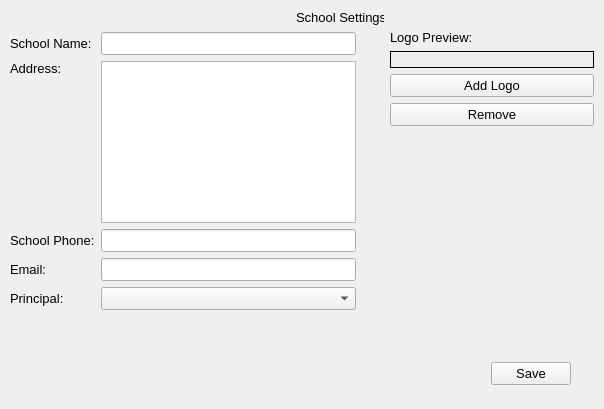
<?xml version="1.0" encoding="UTF-8"?>
<ui version="4.0">
 <class>SchoolSettingsForm</class>
 <widget class="QWidget" name="SchoolSettingsForm">
  <property name="geometry">
   <rect>
    <x>0</x>
    <y>0</y>
    <width>604</width>
    <height>409</height>
   </rect>
  </property>
  <property name="font">
   <font>
    <pointsize>10</pointsize>
   </font>
  </property>
  <property name="windowTitle">
   <string notr="true">School Settings</string>
  </property>
  <widget class="QLabel" name="label">
   <property name="geometry">
    <rect>
     <x>296</x>
     <y>9</y>
     <width>88</width>
     <height>16</height>
    </rect>
   </property>
   <property name="text">
    <string>School Settings</string>
   </property>
  </widget>
  <widget class="QWidget" name="layoutWidget">
   <property name="geometry">
    <rect>
     <x>30</x>
     <y>360</y>
     <width>541</width>
     <height>28</height>
    </rect>
   </property>
   <layout class="QHBoxLayout" name="loSaveButton">
    <item>
     <spacer name="horizontalSpacer">
      <property name="orientation">
       <enum>Qt::Horizontal</enum>
      </property>
      <property name="sizeHint" stdset="0">
       <size>
        <width>40</width>
        <height>20</height>
       </size>
      </property>
     </spacer>
    </item>
    <item>
     <widget class="QPushButton" name="btnSaveSettings">
      <property name="text">
       <string>Save</string>
      </property>
     </widget>
    </item>
   </layout>
  </widget>
  <widget class="QWidget" name="layoutWidget">
   <property name="geometry">
    <rect>
     <x>10</x>
     <y>32</y>
     <width>346</width>
     <height>278</height>
    </rect>
   </property>
   <layout class="QGridLayout" name="loSchoolInfo">
    <item row="2" column="0">
     <widget class="QLabel" name="label_4">
      <property name="text">
       <string>School Phone:</string>
      </property>
     </widget>
    </item>
    <item row="0" column="1">
     <widget class="QLineEdit" name="leSchoolName"/>
    </item>
    <item row="1" column="0" alignment="Qt::AlignTop">
     <widget class="QLabel" name="label_3">
      <property name="text">
       <string>Address:</string>
      </property>
     </widget>
    </item>
    <item row="1" column="1">
     <widget class="QPlainTextEdit" name="teAddress"/>
    </item>
    <item row="3" column="0">
     <widget class="QLabel" name="label_5">
      <property name="text">
       <string>Email:</string>
      </property>
     </widget>
    </item>
    <item row="3" column="1">
     <widget class="QLineEdit" name="leEmail"/>
    </item>
    <item row="0" column="0">
     <widget class="QLabel" name="label_2">
      <property name="text">
       <string>School Name:</string>
      </property>
     </widget>
    </item>
    <item row="2" column="1">
     <widget class="QLineEdit" name="lePhoneNumber"/>
    </item>
    <item row="4" column="0">
     <widget class="QLabel" name="label_7">
      <property name="text">
       <string>Principal:</string>
      </property>
     </widget>
    </item>
    <item row="4" column="1">
     <widget class="QComboBox" name="cbPrincipal"/>
    </item>
   </layout>
  </widget>
  <widget class="QWidget" name="layoutWidget">
   <property name="geometry">
    <rect>
     <x>390</x>
     <y>30</y>
     <width>204</width>
     <height>282</height>
    </rect>
   </property>
   <layout class="QVBoxLayout" name="loLogoPreview">
    <item>
     <widget class="QLabel" name="label_6">
      <property name="text">
       <string>Logo Preview:</string>
      </property>
     </widget>
    </item>
    <item>
     <widget class="QLabel" name="lblSchoolLogo">
      <property name="frameShape">
       <enum>QFrame::Box</enum>
      </property>
      <property name="text">
       <string/>
      </property>
      <property name="pixmap">
       <pixmap resource="resources.qrc">:/images/your_logo_here.png</pixmap>
      </property>
      <property name="alignment">
       <set>Qt::AlignCenter</set>
      </property>
     </widget>
    </item>
    <item>
     <widget class="QPushButton" name="btnAddLogo">
      <property name="text">
       <string>Add Logo</string>
      </property>
     </widget>
    </item>
    <item>
     <widget class="QPushButton" name="btnRemoveLogo">
      <property name="text">
       <string>Remove</string>
      </property>
     </widget>
    </item>
    <item>
     <spacer name="verticalSpacer">
      <property name="orientation">
       <enum>Qt::Vertical</enum>
      </property>
      <property name="sizeHint" stdset="0">
       <size>
        <width>20</width>
        <height>40</height>
       </size>
      </property>
     </spacer>
    </item>
   </layout>
  </widget>
 </widget>
 <tabstops>
  <tabstop>leSchoolName</tabstop>
  <tabstop>teAddress</tabstop>
  <tabstop>lePhoneNumber</tabstop>
  <tabstop>leEmail</tabstop>
  <tabstop>btnAddLogo</tabstop>
  <tabstop>btnRemoveLogo</tabstop>
  <tabstop>btnSaveSettings</tabstop>
 </tabstops>
 <resources>
  <include location="resources.qrc"/>
 </resources>
 <connections/>
</ui>
